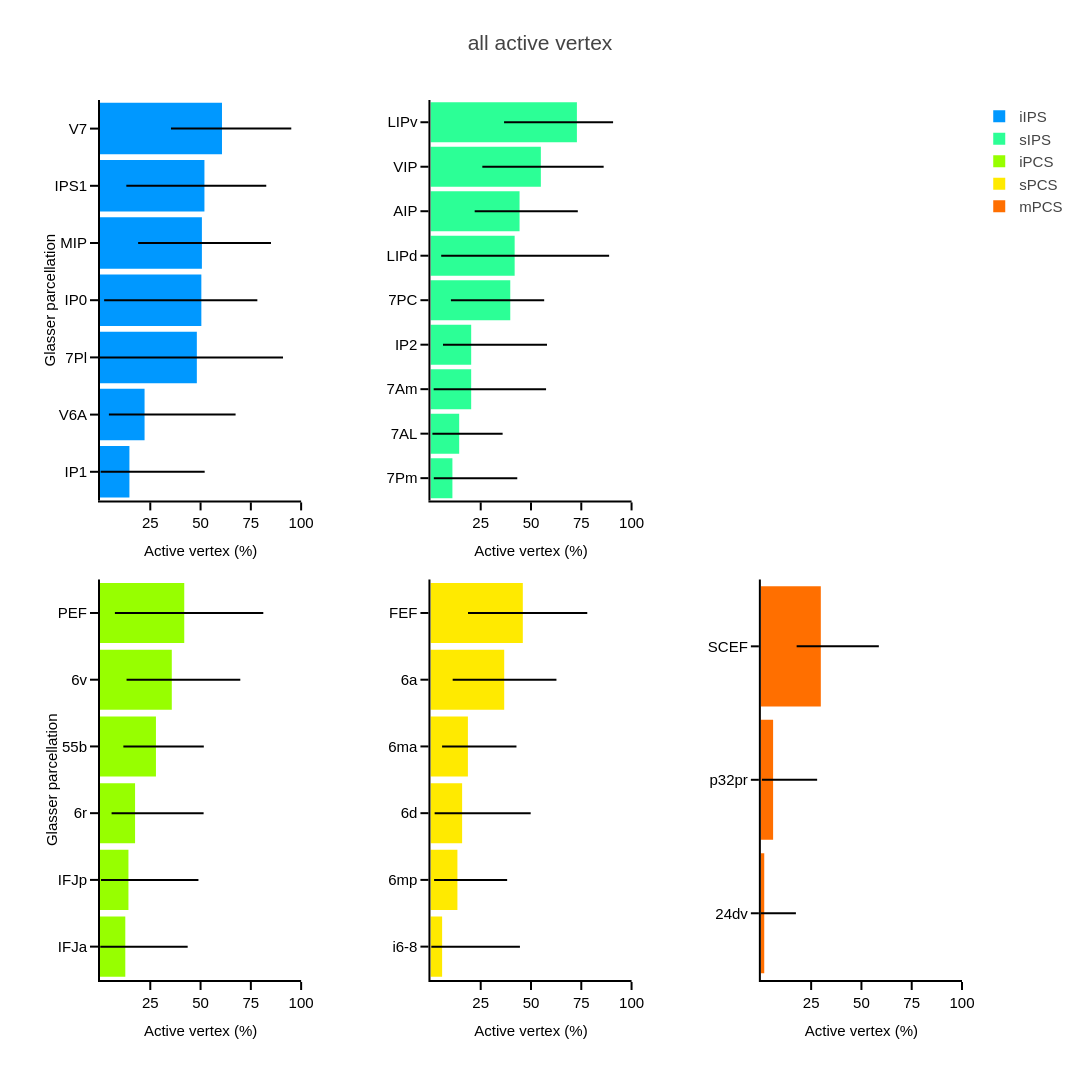

The notebook cell saved with this chart:
### Code cell
fig_dir = '/Users/uriel/Library/CloudStorage/Dropbox/retinomaps/figures/material/pRF_figures/active_vertex/'
fig_fn = "{}/{}_active_vertex_{}_roi_mmp.pdf".format(fig_dir, subject,categorie)
fig.write_image(fig_fn)
fig.show()

### Figure 1 — Plotly figure (JSON) as saved in the notebook; plotly's stock layout.template omitted (floating-point values rounded to 4 significant figures)
{"data": [{"error_x": {"array": [37.42], "arrayminus": [14.29], "color": "black", "type": "data", "visible": true, "width": 0}, "marker": {"color": "rgb(0, 152, 255)"}, "name": "iIPS", "orientation": "h", "showlegend": true, "type": "bar", "width": 0.9, "x": [14.63], "xaxis": "x", "y": ["IP1"], "yaxis": "y"}, {"error_x": {"array": [45.26], "arrayminus": [17.73], "color": "black", "type": "data", "visible": true, "width": 0}, "marker": {"color": "rgb(0, 152, 255)"}, "name": "iIPS", "orientation": "h", "showlegend": false, "type": "bar", "width": 0.9, "x": [22.16], "xaxis": "x", "y": ["V6A"], "yaxis": "y"}, {"error_x": {"array": [42.84], "arrayminus": [48.15], "color": "black", "type": "data", "visible": true, "width": 0}, "marker": {"color": "rgb(0, 152, 255)"}, "name": "iIPS", "orientation": "h", "showlegend": false, "type": "bar", "width": 0.9, "x": [48.15], "xaxis": "x", "y": ["7Pl"], "yaxis": "y"}, {"error_x": {"array": [27.84], "arrayminus": [48.34], "color": "black", "type": "data", "visible": true, "width": 0}, "marker": {"color": "rgb(0, 152, 255)"}, "name": "iIPS", "orientation": "h", "showlegend": false, "type": "bar", "width": 0.9, "x": [50.39], "xaxis": "x", "y": ["IP0"], "yaxis": "y"}, {"error_x": {"array": [34.35], "arrayminus": [31.71], "color": "black", "type": "data", "visible": true, "width": 0}, "marker": {"color": "rgb(0, 152, 255)"}, "name": "iIPS", "orientation": "h", "showlegend": false, "type": "bar", "width": 0.9, "x": [50.66], "xaxis": "x", "y": ["MIP"], "yaxis": "y"}, {"error_x": {"array": [30.74], "arrayminus": [38.83], "color": "black", "type": "data", "visible": true, "width": 0}, "marker": {"color": "rgb(0, 152, 255)"}, "name": "iIPS", "orientation": "h", "showlegend": false, "type": "bar", "width": 0.9, "x": [51.92], "xaxis": "x", "y": ["IPS1"], "yaxis": "y"}, {"error_x": {"array": [34.45], "arrayminus": [25.36], "color": "black", "type": "data", "visible": true, "width": 0}, "marker": {"color": "rgb(0, 152, 255)"}, "name": "iIPS", "orientation": "h", "showlegend": false, "type": "bar", "width": 0.9, "x": [60.65], "xaxis": "x", "y": ["V7"], "yaxis": "y"}, {"error_x": {"array": [32.25], "arrayminus": [9.244], "color": "black", "type": "data", "visible": true, "width": 0}, "marker": {"color": "rgb(44, 255, 150)"}, "name": "sIPS", "orientation": "h", "showlegend": true, "type": "bar", "width": 0.9, "x": [10.92], "xaxis": "x2", "y": ["7Pm"], "yaxis": "y2"}, {"error_x": {"array": [21.59], "arrayminus": [13.31], "color": "black", "type": "data", "visible": true, "width": 0}, "marker": {"color": "rgb(44, 255, 150)"}, "name": "sIPS", "orientation": "h", "showlegend": false, "type": "bar", "width": 0.9, "x": [14.3], "xaxis": "x2", "y": ["7AL"], "yaxis": "y2"}, {"error_x": {"array": [37.23], "arrayminus": [18.64], "color": "black", "type": "data", "visible": true, "width": 0}, "marker": {"color": "rgb(44, 255, 150)"}, "name": "sIPS", "orientation": "h", "showlegend": false, "type": "bar", "width": 0.9, "x": [20.26], "xaxis": "x2", "y": ["7Am"], "yaxis": "y2"}, {"error_x": {"array": [37.69], "arrayminus": [14.01], "color": "black", "type": "data", "visible": true, "width": 0}, "marker": {"color": "rgb(44, 255, 150)"}, "name": "sIPS", "orientation": "h", "showlegend": false, "type": "bar", "width": 0.9, "x": [20.26], "xaxis": "x2", "y": ["IP2"], "yaxis": "y2"}, {"error_x": {"array": [16.86], "arrayminus": [29.5], "color": "black", "type": "data", "visible": true, "width": 0}, "marker": {"color": "rgb(44, 255, 150)"}, "name": "sIPS", "orientation": "h", "showlegend": false, "type": "bar", "width": 0.9, "x": [39.69], "xaxis": "x2", "y": ["7PC"], "yaxis": "y2"}, {"error_x": {"array": [46.97], "arrayminus": [36.52], "color": "black", "type": "data", "visible": true, "width": 0}, "marker": {"color": "rgb(44, 255, 150)"}, "name": "sIPS", "orientation": "h", "showlegend": false, "type": "bar", "width": 0.9, "x": [41.87], "xaxis": "x2", "y": ["LIPd"], "yaxis": "y2"}, {"error_x": {"array": [28.96], "arrayminus": [22.31], "color": "black", "type": "data", "visible": true, "width": 0}, "marker": {"color": "rgb(44, 255, 150)"}, "name": "sIPS", "orientation": "h", "showlegend": false, "type": "bar", "width": 0.9, "x": [44.31], "xaxis": "x2", "y": ["AIP"], "yaxis": "y2"}, {"error_x": {"array": [31.23], "arrayminus": [29.09], "color": "black", "type": "data", "visible": true, "width": 0}, "marker": {"color": "rgb(44, 255, 150)"}, "name": "sIPS", "orientation": "h", "showlegend": false, "type": "bar", "width": 0.9, "x": [54.9], "xaxis": "x2", "y": ["VIP"], "yaxis": "y2"}, {"error_x": {"array": [17.99], "arrayminus": [36.22], "color": "black", "type": "data", "visible": true, "width": 0}, "marker": {"color": "rgb(44, 255, 150)"}, "name": "sIPS", "orientation": "h", "showlegend": false, "type": "bar", "width": 0.9, "x": [72.82], "xaxis": "x2", "y": ["LIPv"], "yaxis": "y2"}, {"error_x": {"array": [31.01], "arrayminus": [12.43], "color": "black", "type": "data", "visible": true, "width": 0}, "marker": {"color": "rgb(151, 255, 0)"}, "name": "iPCS", "orientation": "h", "showlegend": true, "type": "bar", "width": 0.9, "x": [12.58], "xaxis": "x4", "y": ["IFJa"], "yaxis": "y4"}, {"error_x": {"array": [34.8], "arrayminus": [13.65], "color": "black", "type": "data", "visible": true, "width": 0}, "marker": {"color": "rgb(151, 255, 0)"}, "name": "iPCS", "orientation": "h", "showlegend": false, "type": "bar", "width": 0.9, "x": [14.14], "xaxis": "x4", "y": ["IFJp"], "yaxis": "y4"}, {"error_x": {"array": [34.08], "arrayminus": [11.67], "color": "black", "type": "data", "visible": true, "width": 0}, "marker": {"color": "rgb(151, 255, 0)"}, "name": "iPCS", "orientation": "h", "showlegend": false, "type": "bar", "width": 0.9, "x": [17.44], "xaxis": "x4", "y": ["6r"], "yaxis": "y4"}, {"error_x": {"array": [23.8], "arrayminus": [16.2], "color": "black", "type": "data", "visible": true, "width": 0}, "marker": {"color": "rgb(151, 255, 0)"}, "name": "iPCS", "orientation": "h", "showlegend": false, "type": "bar", "width": 0.9, "x": [27.82], "xaxis": "x4", "y": ["55b"], "yaxis": "y4"}, {"error_x": {"array": [34.06], "arrayminus": [22.49], "color": "black", "type": "data", "visible": true, "width": 0}, "marker": {"color": "rgb(151, 255, 0)"}, "name": "iPCS", "orientation": "h", "showlegend": false, "type": "bar", "width": 0.9, "x": [35.69], "xaxis": "x4", "y": ["6v"], "yaxis": "y4"}, {"error_x": {"array": [39.3], "arrayminus": [34.48], "color": "black", "type": "data", "visible": true, "width": 0}, "marker": {"color": "rgb(151, 255, 0)"}, "name": "iPCS", "orientation": "h", "showlegend": false, "type": "bar", "width": 0.9, "x": [41.89], "xaxis": "x4", "y": ["PEF"], "yaxis": "y4"}, {"error_x": {"array": [38.69], "arrayminus": [5.359], "color": "black", "type": "data", "visible": true, "width": 0}, "marker": {"color": "rgb(255, 234, 0)"}, "name": "sPCS", "orientation": "h", "showlegend": true, "type": "bar", "width": 0.9, "x": [5.81], "xaxis": "x5", "y": ["i6-8"], "yaxis": "y5"}, {"error_x": {"array": [24.73], "arrayminus": [11.6], "color": "black", "type": "data", "visible": true, "width": 0}, "marker": {"color": "rgb(255, 234, 0)"}, "name": "sPCS", "orientation": "h", "showlegend": false, "type": "bar", "width": 0.9, "x": [13.41], "xaxis": "x5", "y": ["6mp"], "yaxis": "y5"}, {"error_x": {"array": [34.09], "arrayminus": [13.67], "color": "black", "type": "data", "visible": true, "width": 0}, "marker": {"color": "rgb(255, 234, 0)"}, "name": "sPCS", "orientation": "h", "showlegend": false, "type": "bar", "width": 0.9, "x": [15.75], "xaxis": "x5", "y": ["6d"], "yaxis": "y5"}, {"error_x": {"array": [24.14], "arrayminus": [12.84], "color": "black", "type": "data", "visible": true, "width": 0}, "marker": {"color": "rgb(255, 234, 0)"}, "name": "sPCS", "orientation": "h", "showlegend": false, "type": "bar", "width": 0.9, "x": [18.63], "xaxis": "x5", "y": ["6ma"], "yaxis": "y5"}, {"error_x": {"array": [25.97], "arrayminus": [25.62], "color": "black", "type": "data", "visible": true, "width": 0}, "marker": {"color": "rgb(255, 234, 0)"}, "name": "sPCS", "orientation": "h", "showlegend": false, "type": "bar", "width": 0.9, "x": [36.68], "xaxis": "x5", "y": ["6a"], "yaxis": "y5"}, {"error_x": {"array": [32.05], "arrayminus": [27.25], "color": "black", "type": "data", "visible": true, "width": 0}, "marker": {"color": "rgb(255, 234, 0)"}, "name": "sPCS", "orientation": "h", "showlegend": false, "type": "bar", "width": 0.9, "x": [45.93], "xaxis": "x5", "y": ["FEF"], "yaxis": "y5"}, {"error_x": {"array": [15.74], "arrayminus": [1.679], "color": "black", "type": "data", "visible": true, "width": 0}, "marker": {"color": "rgb(255, 111, 0)"}, "name": "mPCS", "orientation": "h", "showlegend": true, "type": "bar", "width": 0.9, "x": [1.679], "xaxis": "x6", "y": ["24dv"], "yaxis": "y6"}, {"error_x": {"array": [21.89], "arrayminus": [5.552], "color": "black", "type": "data", "visible": true, "width": 0}, "marker": {"color": "rgb(255, 111, 0)"}, "name": "mPCS", "orientation": "h", "showlegend": false, "type": "bar", "width": 0.9, "x": [6.086], "xaxis": "x6", "y": ["p32pr"], "yaxis": "y6"}, {"error_x": {"array": [28.85], "arrayminus": [12.02], "color": "black", "type": "data", "visible": true, "width": 0}, "marker": {"color": "rgb(255, 111, 0)"}, "name": "mPCS", "orientation": "h", "showlegend": false, "type": "bar", "width": 0.9, "x": [29.81], "xaxis": "x6", "y": ["SCEF"], "yaxis": "y6"}], "layout": {"height": 1080, "margin": {"b": 100, "l": 100, "r": 100, "t": 100}, "title": {"text": "all active vertex"}, "width": 1080, "xaxis": {"anchor": "y", "domain": [0, 0.2333], "range": [0, 100], "showline": true, "ticktext": ["25", "50", "75", "100"], "tickvals": [25, 50, 75, 100], "title": {"text": "Active vertex (%)"}, "type": "linear"}, "xaxis2": {"anchor": "y2", "domain": [0.3833, 0.6167], "range": [0, 100], "showline": true, "ticktext": ["25", "50", "75", "100"], "tickvals": [25, 50, 75, 100], "title": {"text": "Active vertex (%)"}, "type": "linear"}, "xaxis3": {"anchor": "y3", "domain": [0.7667, 1.0]}, "xaxis4": {"anchor": "y4", "domain": [0, 0.2333], "range": [0, 100], "showline": true, "ticktext": ["25", "50", "75", "100"], "tickvals": [25, 50, 75, 100], "title": {"text": "Active vertex (%)"}, "type": "linear"}, "xaxis5": {"anchor": "y5", "domain": [0.3833, 0.6167], "range": [0, 100], "showline": true, "ticktext": ["25", "50", "75", "100"], "tickvals": [25, 50, 75, 100], "title": {"text": "Active vertex (%)"}, "type": "linear"}, "xaxis6": {"anchor": "y6", "domain": [0.7667, 1.0], "range": [0, 100], "showline": true, "ticktext": ["25", "50", "75", "100"], "tickvals": [25, 50, 75, 100], "title": {"text": "Active vertex (%)"}, "type": "linear"}, "yaxis": {"anchor": "x", "autorange": true, "domain": [0.545, 1], "range": [-0.5, 6.5], "showline": true, "title": {"text": "Glasser parcellation"}, "type": "category"}, "yaxis2": {"anchor": "x2", "autorange": true, "domain": [0.545, 1], "range": [-0.5, 8.5], "showline": true, "title": {"text": ""}, "type": "category"}, "yaxis3": {"anchor": "x3", "domain": [0.545, 1]}, "yaxis4": {"anchor": "x4", "autorange": true, "domain": [0, 0.455], "range": [-0.5, 5.5], "showline": true, "title": {"text": "Glasser parcellation"}, "type": "category"}, "yaxis5": {"anchor": "x5", "autorange": true, "domain": [0, 0.455], "range": [-0.5, 5.5], "showline": true, "title": {"text": ""}, "type": "category"}, "yaxis6": {"anchor": "x6", "autorange": true, "domain": [0, 0.455], "range": [-0.5, 2.5], "showline": true, "title": {"text": ""}, "type": "category"}}}
